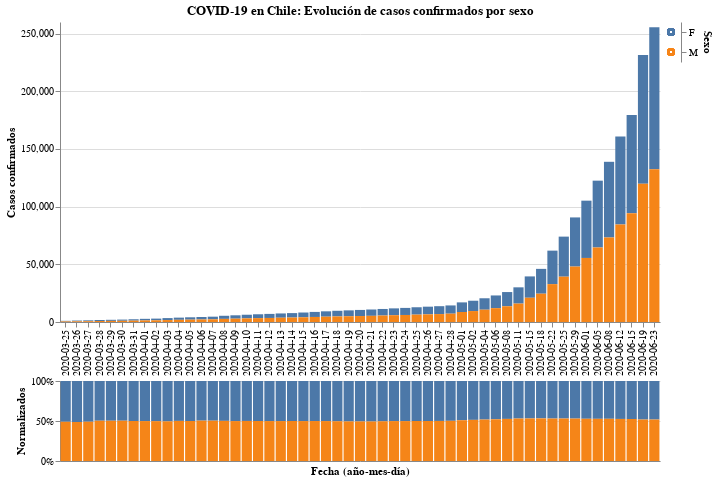

Here is the notebook cell this chart was saved with:
### Code cell
#hide_input
input_dropdown = alt.binding_select(options=cases_sex['Sexo'].unique())
selection1 = alt.selection_single(fields=['Sexo'], bind=input_dropdown, name=' ')
selection2 = alt.selection_multi(fields=['Sexo'], on='mouseover')

color = alt.condition(selection1 | selection2,
                    alt.Color('Sexo:N', scale=alt.Scale(scheme='tableau10'), legend=None),
                    alt.value('lightgray'))

bars1 = alt.Chart(cases_sex).mark_bar().encode(
    x=alt.X("Fecha (año-mes-día)", axis=alt.Axis(title="")),
    y=alt.Y("Casos confirmados"),
    tooltip = ["Fecha (año-mes-día)", "Casos confirmados", "Porcentaje"],
    color=color
).add_selection(
    selection1, selection2
).transform_filter(
    selection1
)

legend = alt.Chart(cases_sex).mark_point().encode(
    y=alt.Y('Sexo:N', axis=alt.Axis(orient='right')),
    color=color
).add_selection(
    selection1, selection2
)

bars2 = alt.Chart(cases_sex).mark_bar().encode(
    x=alt.X("Fecha (año-mes-día)", axis=alt.Axis(title="Fecha (año-mes-día)", ticks=False, labels=False)),
    y=alt.Y("Casos confirmados", axis=alt.Axis(title="Normalizados", format='%'), stack="normalize"),
    color=color,
    tooltip = ["Fecha (año-mes-día)", "Casos confirmados", "Porcentaje"],
).add_selection(
    selection1, selection2
).transform_filter(
    selection1
)

alt.vconcat(
    bars1.properties(
        title = 'COVID-19 en Chile: Evolución de casos confirmados por sexo',
        width=600) | legend,
    bars2.properties(
        height = 80,
        width=600)
).configure_view(
    stroke=None
).configure_concat(
    spacing=1
)

### Figure 1 — Vega-Lite specification as saved in the notebook (floating-point values rounded to 4 significant figures)
{"config": {"view": {"continuousWidth": 400, "continuousHeight": 300, "stroke": null}, "concat": {"spacing": 1}}, "vconcat": [{"hconcat": [{"mark": "bar", "encoding": {"color": {"condition": {"type": "nominal", "field": "Sexo", "legend": null, "scale": {"scheme": "tableau10"}, "selection": {"or": [" ", "selector001"]}}, "value": "lightgray"}, "tooltip": [{"type": "nominal", "field": "Fecha (año-mes-día)"}, {"type": "quantitative", "field": "Casos confirmados"}, {"type": "quantitative", "field": "Porcentaje"}], "x": {"type": "nominal", "axis": {"title": ""}, "field": "Fecha (año-mes-día)"}, "y": {"type": "quantitative", "field": "Casos confirmados"}}, "selection": {" ": {"type": "single", "fields": ["Sexo"], "bind": {"input": "select", "options": ["F", "M"]}}, "selector001": {"type": "multi", "fields": ["Sexo"], "on": "mouseover"}}, "title": "COVID-19 en Chile: Evolución de casos confirmados por sexo", "transform": [{"filter": {"selection": " "}}], "width": 600}, {"mark": "point", "encoding": {"color": {"condition": {"type": "nominal", "field": "Sexo", "legend": null, "scale": {"scheme": "tableau10"}, "selection": {"or": [" ", "selector001"]}}, "value": "lightgray"}, "y": {"type": "nominal", "axis": {"orient": "right"}, "field": "Sexo"}}, "selection": {" ": {"type": "single", "fields": ["Sexo"], "bind": {"input": "select", "options": ["F", "M"]}}, "selector001": {"type": "multi", "fields": ["Sexo"], "on": "mouseover"}}}]}, {"mark": "bar", "encoding": {"color": {"condition": {"type": "nominal", "field": "Sexo", "legend": null, "scale": {"scheme": "tableau10"}, "selection": {"or": [" ", "selector001"]}}, "value": "lightgray"}, "tooltip": [{"type": "nominal", "field": "Fecha (año-mes-día)"}, {"type": "quantitative", "field": "Casos confirmados"}, {"type": "quantitative", "field": "Porcentaje"}], "x": {"type": "nominal", "axis": {"labels": false, "ticks": false, "title": "Fecha (año-mes-día)"}, "field": "Fecha (año-mes-día)"}, "y": {"type": "quantitative", "axis": {"format": "%", "title": "Normalizados"}, "field": "Casos confirmados", "stack": "normalize"}}, "height": 80, "selection": {" ": {"type": "single", "fields": ["Sexo"], "bind": {"input": "select", "options": ["F", "M"]}}, "selector001": {"type": "multi", "fields": ["Sexo"], "on": "mouseover"}}, "transform": [{"filter": {"selection": " "}}], "width": 600}], "data": {"name": "data-dda39cd608e0edd7eef6062e5682f092"}, "$schema": "https://vega.github.io/schema/vega-lite/v4.8.1.json", "datasets": {"data-dda39cd608e0edd7eef6062e5682f092": [{"Fecha (año-mes-día)": "2020-03-25", "Sexo": "F", "Casos confirmados": 516, "Porcentaje": 0.5099}, {"Fecha (año-mes-día)": "2020-03-25", "Sexo": "M", "Casos confirmados": 496, "Porcentaje": 0.4901}, {"Fecha (año-mes-día)": "2020-03-26", "Sexo": "F", "Casos confirmados": 642, "Porcentaje": 0.5128}, {"Fecha (año-mes-día)": "2020-03-26", "Sexo": "M", "Casos confirmados": 610, "Porcentaje": 0.4872}, {"Fecha (año-mes-día)": "2020-03-27", "Sexo": "F", "Casos confirmados": 730, "Porcentaje": 0.5091}, {"Fecha (año-mes-día)": "2020-03-27", "Sexo": "M", "Casos confirmados": 704, "Porcentaje": 0.4909}, {"Fecha (año-mes-día)": "2020-03-28", "Sexo": "F", "Casos confirmados": 856, "Porcentaje": 0.4968}, {"Fecha (año-mes-día)": "2020-03-28", "Sexo": "M", "Casos confirmados": 867, "Porcentaje": 0.5032}, {"Fecha (año-mes-día)": "2020-03-29", "Sexo": "F", "Casos confirmados": 947, "Porcentaje": 0.4969}, {"Fecha (año-mes-día)": "2020-03-29", "Sexo": "M", "Casos confirmados": 959, "Porcentaje": 0.5031}, {"Fecha (año-mes-día)": "2020-03-30", "Sexo": "F", "Casos confirmados": 1037, "Porcentaje": 0.4966}, {"Fecha (año-mes-día)": "2020-03-30", "Sexo": "M", "Casos confirmados": 1051, "Porcentaje": 0.5034}, {"Fecha (año-mes-día)": "2020-03-31", "Sexo": "F", "Casos confirmados": 1186, "Porcentaje": 0.4998}, {"Fecha (año-mes-día)": "2020-03-31", "Sexo": "M", "Casos confirmados": 1187, "Porcentaje": 0.5002}, {"Fecha (año-mes-día)": "2020-04-01", "Sexo": "F", "Casos confirmados": 1375, "Porcentaje": 0.5011}, {"Fecha (año-mes-día)": "2020-04-01", "Sexo": "M", "Casos confirmados": 1369, "Porcentaje": 0.4989}, {"Fecha (año-mes-día)": "2020-04-02", "Sexo": "F", "Casos confirmados": 1475, "Porcentaje": 0.502}, {"Fecha (año-mes-día)": "2020-04-02", "Sexo": "M", "Casos confirmados": 1463, "Porcentaje": 0.498}, {"Fecha (año-mes-día)": "2020-04-03", "Sexo": "F", "Casos confirmados": 1714, "Porcentaje": 0.5044}, {"Fecha (año-mes-día)": "2020-04-03", "Sexo": "M", "Casos confirmados": 1684, "Porcentaje": 0.4956}, {"Fecha (año-mes-día)": "2020-04-04", "Sexo": "F", "Casos confirmados": 1888, "Porcentaje": 0.4988}, {"Fecha (año-mes-día)": "2020-04-04", "Sexo": "M", "Casos confirmados": 1897, "Porcentaje": 0.5012}, {"Fecha (año-mes-día)": "2020-04-05", "Sexo": "F", "Casos confirmados": 2040, "Porcentaje": 0.4998}, {"Fecha (año-mes-día)": "2020-04-05", "Sexo": "M", "Casos confirmados": 2042, "Porcentaje": 0.5002}, {"Fecha (año-mes-día)": "2020-04-06", "Sexo": "F", "Casos confirmados": 2155, "Porcentaje": 0.4959}, {"Fecha (año-mes-día)": "2020-04-06", "Sexo": "M", "Casos confirmados": 2191, "Porcentaje": 0.5041}, {"Fecha (año-mes-día)": "2020-04-07", "Sexo": "F", "Casos confirmados": 2291, "Porcentaje": 0.4962}, {"Fecha (año-mes-día)": "2020-04-07", "Sexo": "M", "Casos confirmados": 2326, "Porcentaje": 0.5038}, {"Fecha (año-mes-día)": "2020-04-08", "Sexo": "F", "Casos confirmados": 2690, "Porcentaje": 0.4984}, {"Fecha (año-mes-día)": "2020-04-08", "Sexo": "M", "Casos confirmados": 2707, "Porcentaje": 0.5016}, {"Fecha (año-mes-día)": "2020-04-09", "Sexo": "F", "Casos confirmados": 2911, "Porcentaje": 0.501}, {"Fecha (año-mes-día)": "2020-04-09", "Sexo": "M", "Casos confirmados": 2899, "Porcentaje": 0.499}, {"Fecha (año-mes-día)": "2020-04-10", "Sexo": "F", "Casos confirmados": 3142, "Porcentaje": 0.4994}, {"Fecha (año-mes-día)": "2020-04-10", "Sexo": "M", "Casos confirmados": 3150, "Porcentaje": 0.5006}, {"Fecha (año-mes-día)": "2020-04-11", "Sexo": "F", "Casos confirmados": 3350, "Porcentaje": 0.4999}, {"Fecha (año-mes-día)": "2020-04-11", "Sexo": "M", "Casos confirmados": 3352, "Porcentaje": 0.5001}, {"Fecha (año-mes-día)": "2020-04-12", "Sexo": "F", "Casos confirmados": 3515, "Porcentaje": 0.501}, {"Fecha (año-mes-día)": "2020-04-12", "Sexo": "M", "Casos confirmados": 3501, "Porcentaje": 0.499}, {"Fecha (año-mes-día)": "2020-04-13", "Sexo": "F", "Casos confirmados": 3713, "Porcentaje": 0.5009}, {"Fecha (año-mes-día)": "2020-04-13", "Sexo": "M", "Casos confirmados": 3699, "Porcentaje": 0.4991}, {"Fecha (año-mes-día)": "2020-04-14", "Sexo": "F", "Casos confirmados": 3856, "Porcentaje": 0.4997}, {"Fecha (año-mes-día)": "2020-04-14", "Sexo": "M", "Casos confirmados": 3860, "Porcentaje": 0.5003}, {"Fecha (año-mes-día)": "2020-04-15", "Sexo": "F", "Casos confirmados": 4117, "Porcentaje": 0.5011}, {"Fecha (año-mes-día)": "2020-04-15", "Sexo": "M", "Casos confirmados": 4099, "Porcentaje": 0.4989}, {"Fecha (año-mes-día)": "2020-04-16", "Sexo": "F", "Casos confirmados": 4374, "Porcentaje": 0.5005}, {"Fecha (año-mes-día)": "2020-04-16", "Sexo": "M", "Casos confirmados": 4366, "Porcentaje": 0.4995}, {"Fecha (año-mes-día)": "2020-04-17", "Sexo": "F", "Casos confirmados": 4636, "Porcentaje": 0.5011}, {"Fecha (año-mes-día)": "2020-04-17", "Sexo": "M", "Casos confirmados": 4616, "Porcentaje": 0.4989}, {"Fecha (año-mes-día)": "2020-04-18", "Sexo": "F", "Casos confirmados": 4895, "Porcentaje": 0.5031}, {"Fecha (año-mes-día)": "2020-04-18", "Sexo": "M", "Casos confirmados": 4835, "Porcentaje": 0.4969}, {"Fecha (año-mes-día)": "2020-04-19", "Sexo": "F", "Casos confirmados": 5097, "Porcentaje": 0.5053}, {"Fecha (año-mes-día)": "2020-04-19", "Sexo": "M", "Casos confirmados": 4991, "Porcentaje": 0.4947}, {"Fecha (año-mes-día)": "2020-04-20", "Sexo": "F", "Casos confirmados": 5284, "Porcentaje": 0.5056}, {"Fecha (año-mes-día)": "2020-04-20", "Sexo": "M", "Casos confirmados": 5167, "Porcentaje": 0.4944}, {"Fecha (año-mes-día)": "2020-04-21", "Sexo": "F", "Casos confirmados": 5483, "Porcentaje": 0.5062}, {"Fecha (año-mes-día)": "2020-04-21", "Sexo": "M", "Casos confirmados": 5349, "Porcentaje": 0.4938}, {"Fecha (año-mes-día)": "2020-04-22", "Sexo": "F", "Casos confirmados": 5689, "Porcentaje": 0.5036}, {"Fecha (año-mes-día)": "2020-04-22", "Sexo": "M", "Casos confirmados": 5607, "Porcentaje": 0.4964}, {"Fecha (año-mes-día)": "2020-04-23", "Sexo": "F", "Casos confirmados": 5920, "Porcentaje": 0.5012}, {"Fecha (año-mes-día)": "2020-04-23", "Sexo": "M", "Casos confirmados": 5892, "Porcentaje": 0.4988}, {"Fecha (año-mes-día)": "2020-04-24", "Sexo": "F", "Casos confirmados": 6123, "Porcentaje": 0.5013}, {"Fecha (año-mes-día)": "2020-04-24", "Sexo": "M", "Casos confirmados": 6091, "Porcentaje": 0.4987}, {"Fecha (año-mes-día)": "2020-04-25", "Sexo": "F", "Casos confirmados": 6394, "Porcentaje": 0.5001}, {"Fecha (año-mes-día)": "2020-04-25", "Sexo": "M", "Casos confirmados": 6391, "Porcentaje": 0.4999}, {"Fecha (año-mes-día)": "2020-04-26", "Sexo": "F", "Casos confirmados": 6640, "Porcentaje": 0.4998}, {"Fecha (año-mes-día)": "2020-04-26", "Sexo": "M", "Casos confirmados": 6644, "Porcentaje": 0.5002}, {"Fecha (año-mes-día)": "2020-04-27", "Sexo": "F", "Casos confirmados": 6843, "Porcentaje": 0.4993}, {"Fecha (año-mes-día)": "2020-04-27", "Sexo": "M", "Casos confirmados": 6861, "Porcentaje": 0.5007}, {"Fecha (año-mes-día)": "2020-04-28", "Sexo": "F", "Casos confirmados": 7150, "Porcentaje": 0.4978}, {"Fecha (año-mes-día)": "2020-04-28", "Sexo": "M", "Casos confirmados": 7212, "Porcentaje": 0.5022}, {"Fecha (año-mes-día)": "2020-05-01", "Sexo": "F", "Casos confirmados": 8338, "Porcentaje": 0.4902}, {"Fecha (año-mes-día)": "2020-05-01", "Sexo": "M", "Casos confirmados": 8670, "Porcentaje": 0.5098}, {"Fecha (año-mes-día)": "2020-05-02", "Sexo": "F", "Casos confirmados": 8956, "Porcentaje": 0.4859}, {"Fecha (año-mes-día)": "2020-05-02", "Sexo": "M", "Casos confirmados": 9477, "Porcentaje": 0.5141}, {"Fecha (año-mes-día)": "2020-05-04", "Sexo": "F", "Casos confirmados": 9914, "Porcentaje": 0.482}, {"Fecha (año-mes-día)": "2020-05-04", "Sexo": "M", "Casos confirmados": 10653, "Porcentaje": 0.518}, {"Fecha (año-mes-día)": "2020-05-06", "Sexo": "F", "Casos confirmados": 11009, "Porcentaje": 0.4784}, {"Fecha (año-mes-día)": "2020-05-06", "Sexo": "M", "Casos confirmados": 12002, "Porcentaje": 0.5216}, {"Fecha (año-mes-día)": "2020-05-08", "Sexo": "F", "Casos confirmados": 12298, "Porcentaje": 0.4739}, {"Fecha (año-mes-día)": "2020-05-08", "Sexo": "M", "Casos confirmados": 13654, "Porcentaje": 0.5261}, {"Fecha (año-mes-día)": "2020-05-11", "Sexo": "F", "Casos confirmados": 14098, "Porcentaje": 0.4692}, {"Fecha (año-mes-día)": "2020-05-11", "Sexo": "M", "Casos confirmados": 15949, "Porcentaje": 0.5308}, {"Fecha (año-mes-día)": "2020-05-15", "Sexo": "F", "Casos confirmados": 18501, "Porcentaje": 0.4682}, {"Fecha (año-mes-día)": "2020-05-15", "Sexo": "M", "Casos confirmados": 21010, "Porcentaje": 0.5318}, {"Fecha (año-mes-día)": "2020-05-18", "Sexo": "F", "Casos confirmados": 21525, "Porcentaje": 0.4674}, {"Fecha (año-mes-día)": "2020-05-18", "Sexo": "M", "Casos confirmados": 24523, "Porcentaje": 0.5326}, {"Fecha (año-mes-día)": "2020-05-22", "Sexo": "F", "Casos confirmados": 29030, "Porcentaje": 0.4694}, {"Fecha (año-mes-día)": "2020-05-22", "Sexo": "M", "Casos confirmados": 32818, "Porcentaje": 0.5306}, {"Fecha (año-mes-día)": "2020-05-25", "Sexo": "F", "Casos confirmados": 34719, "Porcentaje": 0.4692}, {"Fecha (año-mes-día)": "2020-05-25", "Sexo": "M", "Casos confirmados": 39276, "Porcentaje": 0.5308}, {"Fecha (año-mes-día)": "2020-05-29", "Sexo": "F", "Casos confirmados": 42589, "Porcentaje": 0.4699}, {"Fecha (año-mes-día)": "2020-05-29", "Sexo": "M", "Casos confirmados": 48045, "Porcentaje": 0.5301}, {"Fecha (año-mes-día)": "2020-06-01", "Sexo": "F", "Casos confirmados": 49656, "Porcentaje": 0.4722}, {"Fecha (año-mes-día)": "2020-06-01", "Sexo": "M", "Casos confirmados": 55501, "Porcentaje": 0.5278}, {"Fecha (año-mes-día)": "2020-06-05", "Sexo": "F", "Casos confirmados": 57919, "Porcentaje": 0.4728}, {"Fecha (año-mes-día)": "2020-06-05", "Sexo": "M", "Casos confirmados": 64576, "Porcentaje": 0.5272}, {"Fecha (año-mes-día)": "2020-06-08", "Sexo": "F", "Casos confirmados": 65602, "Porcentaje": 0.4725}, {"Fecha (año-mes-día)": "2020-06-08", "Sexo": "M", "Casos confirmados": 73240, "Porcentaje": 0.5275}, {"Fecha (año-mes-día)": "2020-06-12", "Sexo": "F", "Casos confirmados": 76292, "Porcentaje": 0.4743}, {"Fecha (año-mes-día)": "2020-06-12", "Sexo": "M", "Casos confirmados": 84548, "Porcentaje": 0.5257}, {"Fecha (año-mes-día)": "2020-06-15", "Sexo": "F", "Casos confirmados": 85229, "Porcentaje": 0.475}, {"Fecha (año-mes-día)": "2020-06-15", "Sexo": "M", "Casos confirmados": 94201, "Porcentaje": 0.525}, {"Fecha (año-mes-día)": "2020-06-19", "Sexo": "F", "Casos confirmados": 111462, "Porcentaje": 0.4818}, {"Fecha (año-mes-día)": "2020-06-19", "Sexo": "M", "Casos confirmados": 119890, "Porcentaje": 0.5182}, {"Fecha (año-mes-día)": "2020-06-23", "Sexo": "F", "Casos confirmados": 123044, "Porcentaje": 0.4818}, {"Fecha (año-mes-día)": "2020-06-23", "Sexo": "M", "Casos confirmados": 132317, "Porcentaje": 0.5182}]}}
